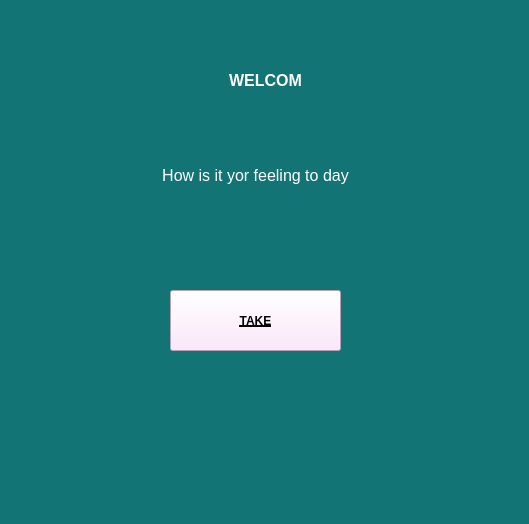
<?xml version="1.0" encoding="UTF-8"?>
<ui version="4.0">
 <class>Form</class>
 <widget class="QWidget" name="Form">
  <property name="geometry">
   <rect>
    <x>0</x>
    <y>0</y>
    <width>529</width>
    <height>524</height>
   </rect>
  </property>
  <property name="windowTitle">
   <string>Form</string>
  </property>
  <property name="styleSheet">
   <string notr="true">background-color: rgb(19, 116, 118);
border-top-color: rgb(112, 189, 255);</string>
  </property>
  <widget class="QPushButton" name="btnTake">
   <property name="geometry">
    <rect>
     <x>170</x>
     <y>290</y>
     <width>171</width>
     <height>61</height>
    </rect>
   </property>
   <property name="font">
    <font>
     <weight>75</weight>
     <italic>false</italic>
     <bold>true</bold>
     <underline>true</underline>
     <strikeout>false</strikeout>
    </font>
   </property>
   <property name="styleSheet">
    <string notr="true">background-color: rgb(255, 226, 254);</string>
   </property>
   <property name="text">
    <string>TAKE</string>
   </property>
  </widget>
  <widget class="QLabel" name="label">
   <property name="geometry">
    <rect>
     <x>180</x>
     <y>60</y>
     <width>171</width>
     <height>41</height>
    </rect>
   </property>
   <property name="text">
    <string>&lt;html&gt;&lt;head/&gt;&lt;body&gt;&lt;p align=&quot;center&quot;&gt;&lt;span style=&quot; font-size:12pt; font-weight:600; color:#ffffff;&quot;&gt;WELCOM&lt;/span&gt;&lt;/p&gt;&lt;/body&gt;&lt;/html&gt;</string>
   </property>
  </widget>
  <widget class="QLabel" name="label_2">
   <property name="geometry">
    <rect>
     <x>120</x>
     <y>150</y>
     <width>271</width>
     <height>51</height>
    </rect>
   </property>
   <property name="text">
    <string>&lt;html&gt;&lt;head/&gt;&lt;body&gt;&lt;p align=&quot;center&quot;&gt;&lt;span style=&quot; font-size:12pt; color:#ffffff;&quot;&gt;How is it yor feeling to day&lt;/span&gt;&lt;/p&gt;&lt;/body&gt;&lt;/html&gt;</string>
   </property>
  </widget>
 </widget>
 <resources/>
 <connections/>
</ui>
